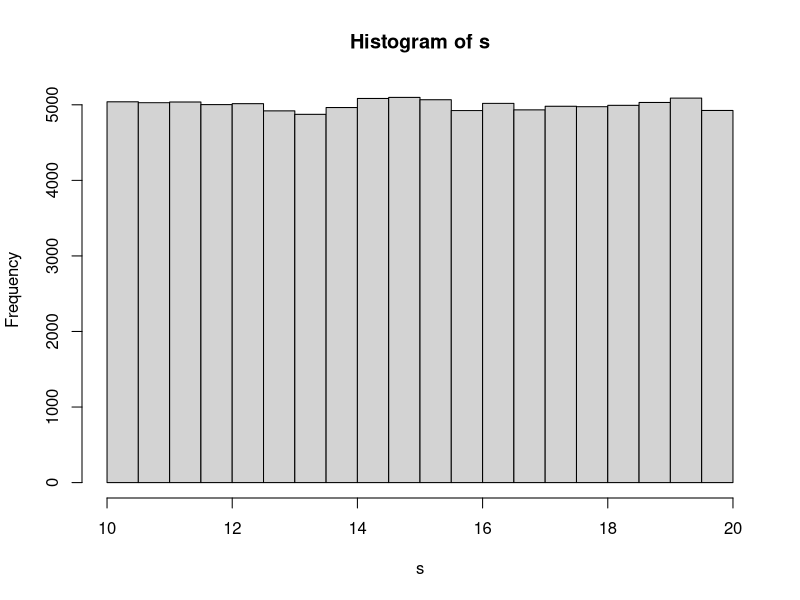
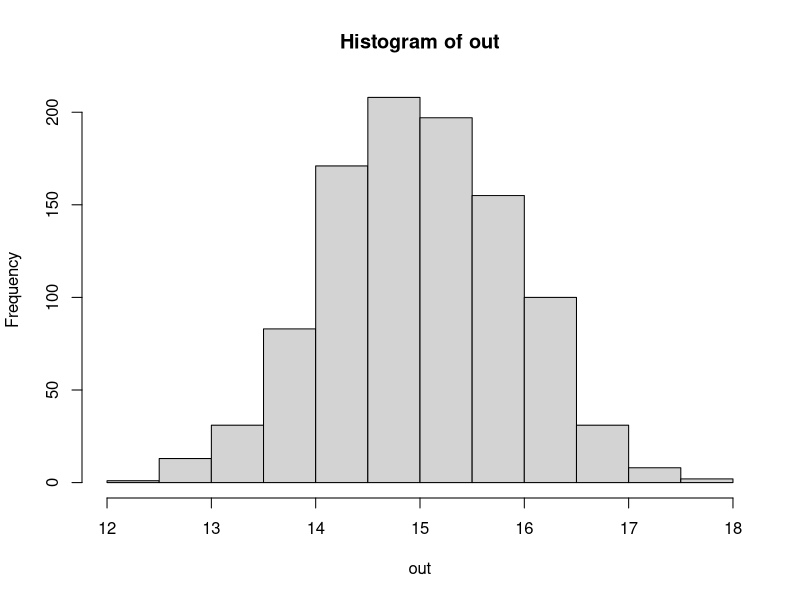
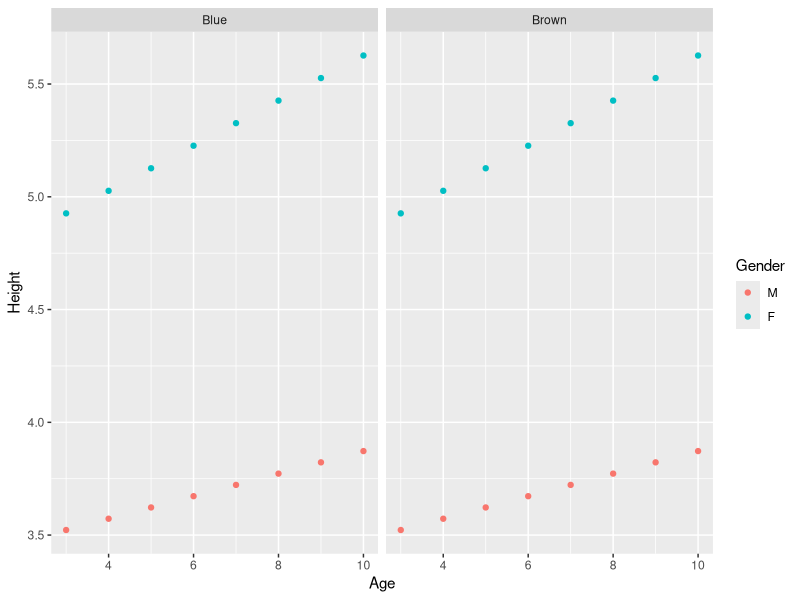
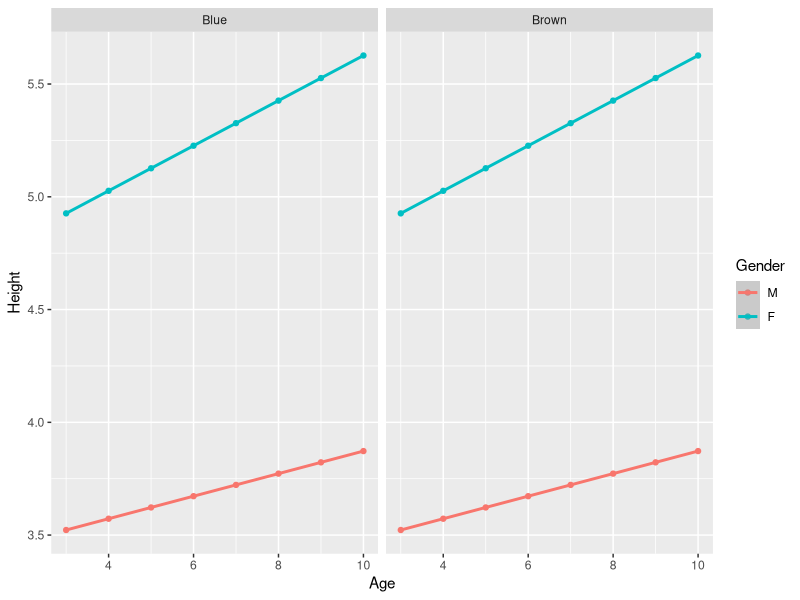
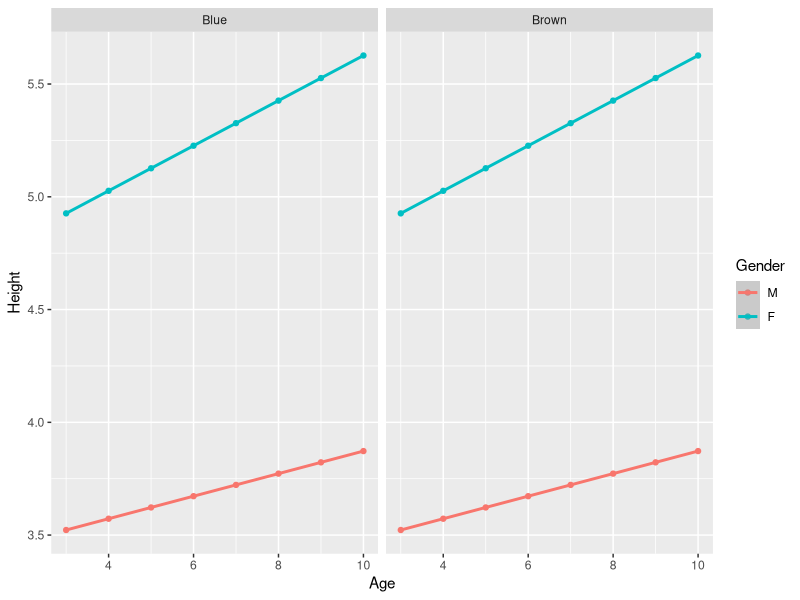
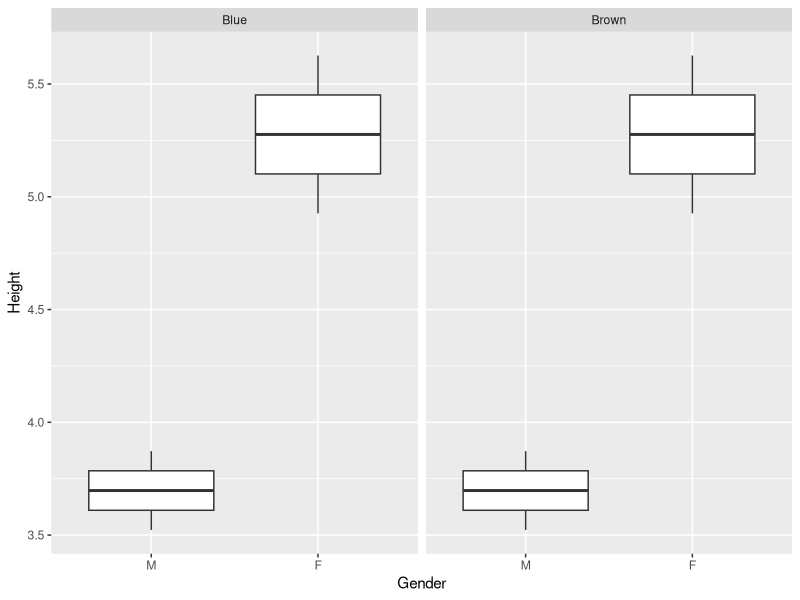
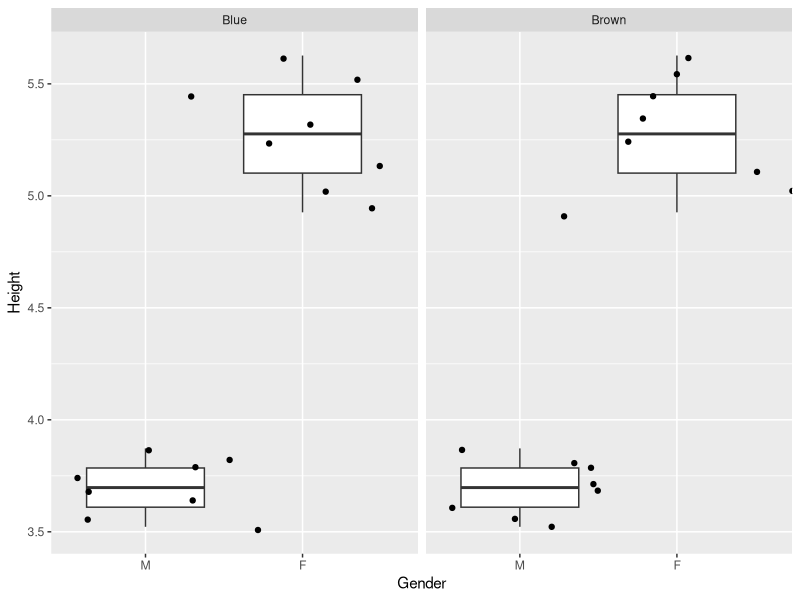
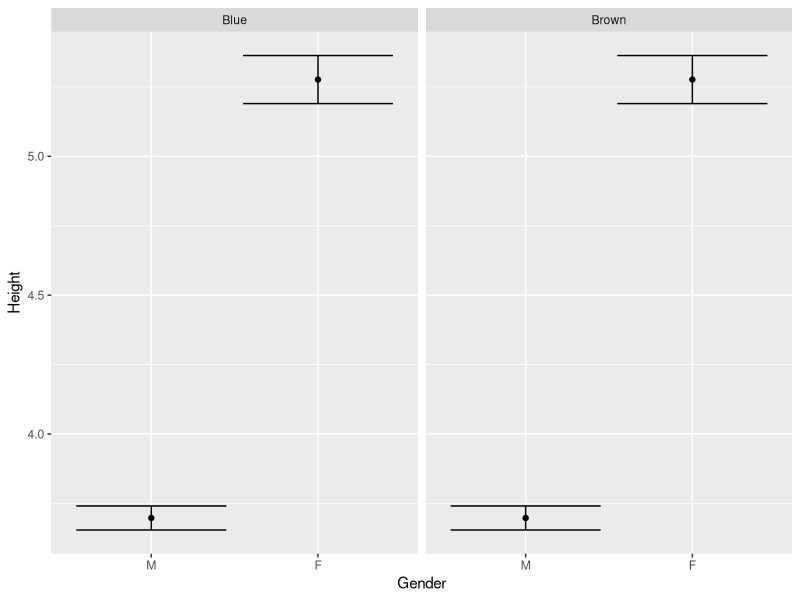

Here is the R script that generated these plots, in order: (Note: this script raises an error after producing the figures.)


###

#### First let's  take a look at the central limit theorem
P <- 100000 # population size
n <- 10 ### the sample size
reps <- 1000
min <- 10
max <- 20
 s <- runif(n = P,min= min,max=max)

 hist(s)
 
 out <- replicate(n=reps,mean(sample(x=s,size=n,replace = T)))
hist(out)


##### let's make up some data

 Gender <- c("M","F")
 Eye <- c("Blue","Brown")
 Age <-   3:10
 
 
d <- expand.grid(Gender=Gender,Age=Age,Eye=Eye) 



d$Height <- rep(0,nrow(d))


d$Height[d$Gender == "M"] <- 4 + 0.05*d$Age[d$Gender == "M"] + rnorm(1,0,.5)
d$Height[d$Gender == "F"] <- 4 + 0.1*d$Age[d$Gender == "F"] + rnorm(1,0,.8)



library(ggplot2)
library(data.table)

p1 <- ggplot(data=d,aes(y=Height,x=Age,color=Gender))+facet_wrap(~Eye)

p1 + geom_point()


p1 + geom_point() + geom_smooth(method="lm",formula = y~x)
p1 + geom_point() + geom_smooth(method="lm",formula = y~x)


p2 <- ggplot(data=d,aes(y=Height,x=Gender))+facet_wrap(~Eye)

p2 + geom_boxplot() + facet_wrap(~Eye)

p2 + geom_boxplot() + facet_wrap(~Eye) + geom_jitter(width = 0.8)

######### maybe let's look at the standard error


class(d)


d <- as.data.table(d)


s <- d[,list(Height = mean(Height),SE=sd(Height)/sqrt(length(Height)),Cout=length(Height)),
       
       by = list(Gender,Eye)]


p3 <- ggplot(s,aes(x=Gender,y=Height)) 

p3 + geom_point()+ facet_wrap(~Eye) + geom_errorbar(aes(ymin=Height-SE,ymax= Height+SE))


names(d)
######### now let's fit regressions for each of these cases 
###### Let's try height vs age


fit <- lm(data=d,formula = Height ~ Age)
summary(fit)


fit2 <- lm(data=d,formula = Height ~ Age*Gender)
summary(fit2)
coefficients(fit2)
coefficients(fit2)


library(plyr)


out2 <- ddply(.data=d,.variables = c("Gender","Eye"),.fun =
        
        
        function(df){
       
          s1 <- summary(lm(data=df,formula = Height ~ Age))
          
                s1$r.squared
            out <-  as.data.frame(s1$coefficients)
          
            out$r2 <- rep(s1$r.squared,2)
            
        return(out)     
             
       
        }
        
        
        
        )

############################################################################## This is the end of the 
######################################## Presentation







out2

library(data.table)

out2 <- melt(data=out2,id.vars = c("Age","Color","Number")) 
head(out2)

library(ggplot2)


out2$Number <- as.numeric(out2$Number)

p1 <- ggplot(data=out2,aes(x=Number,y=value,color=Color))+geom_point() +facet_wrap(~Age+Color)

p1 + geom_smooth(method="lm",formula = y~x) +geom_smooth(method="lm",formula = y~ poly(x,2))

out2$L <- log(out2$value)



p2 <- ggplot(data=out2,aes(x=Number,y=L,color=Color))+geom_point() +facet_wrap(~Age+Color)

p2 + geom_smooth(method="lm",formula = y~x) +geom_smooth(method="lm",formula = y~ poly(x,2))



#################### so what if we wanted to run linear models on each of these


out3 <- ddply(.data=out2,.variables = c("Color","Age"),.fun =
                
                
                function(df){
                  s <-summary(lm(L~Number ,data=df))
                  out_c <- as.data.frame(s$coefficients)
                  out_c$R2 <-  rep(s$r.squared,2) 
                  
                  out_c$Type <-  rep("D1",2)
                  
                  s2 <-summary(lm(L~Number+ I(Number^2) ,data=df))
                  out_c2 <- as.data.frame(s2$coefficients)
                  out_c2$R2 <-  rep(s2$r.squared,3) 
                  out_c2$Type <-  rep("D2",3)
                  
                  out <- rbindlist(list(out_c,out_c2))
                  
                  
                  return(out)
                }
              
              
              
)



out3




####### okay but what if we want to do an exponential fit
##### we note that maybe these don't fit that wwell




###### so what if we want to do an exponential fit???

library(broom)
library(dplyr)
data(Orange)

dim(Orange)
head(Orange)




























